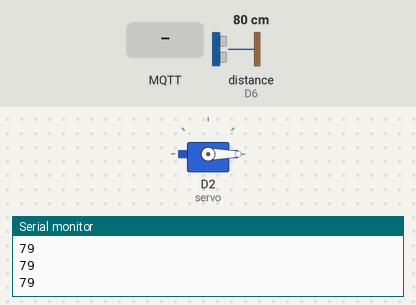
A sketch run on a simulated ESP8266 (NodeMCU). On the bench: servo, the last lines printed to the serial monitor. Wiring (inferred from the names in the program): ultrasonic range finder: trigger D5; echo D6. Inputs (shaded band) come from the test bench; at power-on: distance to the obstacle (sensor on D6) 80 cm. The echo pulse lasts 58.3 µs per cm; WiFi joins after 1.5 s; servers stay silent unless stated; random numbers use the default seed unless the sketch sets one; no MQTT or app messages arrive unless stated.

Above: at 2.7 s.
2.8 s: MQTT message "openForParking" arrives on the first subscribed topic
At 4.0 s:
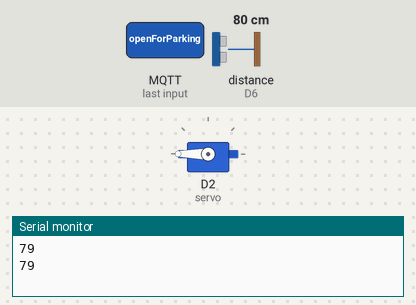
4.5 s: MQTT message "openForLeaving" arrives on the first subscribed topic
At 16.2 s:
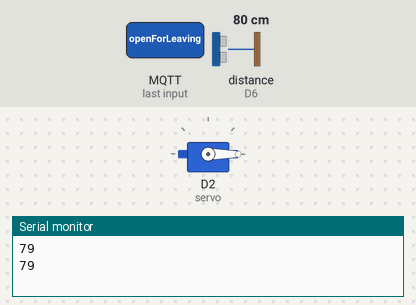
Timing chart, 0 to 16.6 s (numbered marks = the images above; inputs shaded):
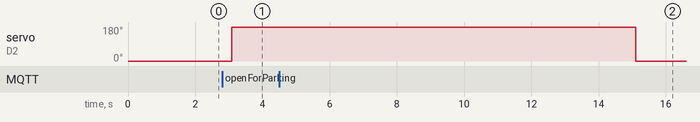

Measured:
- after the input at 2.8 s, servo on D2 (servo): 0° → 180° after 0.28 s
- after the input at 4.5 s, servo on D2 (servo): 180° → 0° after 10.6 s

The sketch:

ACP_IOT.ino
```cpp
#ifdef ESP8266
 #include <ESP8266WiFi.h>  // Pins for board ESP8266 Wemos-NodeMCU
 #else
 #include <WiFi.h>
#endif

#include <PubSubClient.h>
#include <WiFiClientSecure.h>
#include<Servo.h>

//MQTT_VERSION = 5
#define MQTT_VERSION 5

//---- WiFi settings
const char* ssid = "WIFI_NAME";
const char* password = "WIFI_PASSWORD";

//---- MQTT Broker settings
const char* mqtt_server = "MY_MQTT_CLOUD_SERVER"; // replace with your broker url
const char* mqtt_username = "NAME";
const char* mqtt_password = "PASS";
const int mqtt_port =8883;

String SPACE_ID = "6230e4050551177b1192d7cd";


unsigned long lastMillis = 0;
//servo variables
Servo servo;

const int trigPin = D5;
const int echoPin = D6;
long duration;
int distanceCm;

bool barrierIsOpened = false;

bool carJustParked = false;
bool carJustLeft = false;

WiFiClientSecure espClient;   // for no secure connection use WiFiClient instead of WiFiClientSecure
//WiFiClient espClient;
PubSubClient client(espClient);


//==========================================
void setup_wifi() {
  delay(10);
  Serial.print("\nConnecting to ");
  Serial.println(ssid);

  WiFi.mode(WIFI_STA);
  WiFi.begin(ssid, password);

  while (WiFi.status() != WL_CONNECTED) {
    delay(500);
    Serial.print(".");
  }
  randomSeed(micros());
  Serial.println("\nWiFi connected\nIP address: ");
  Serial.println(WiFi.localIP());
}


//=====================================
void reconnect() {
  // Loop until we're reconnected
  while (!client.connected()) {
    Serial.print("Attempting MQTT connection...");
    String clientId = "ESP8266Client-";   // Create a random client ID
    clientId += String(random(0xffff), HEX);
    // Attempt to connect
    if (client.connect(clientId.c_str(), mqtt_username, mqtt_password)) {
      Serial.println("connected");

      String requestTopic = "request/openbarrier/" + SPACE_ID;
      client.subscribe(requestTopic.c_str());
    } else {
      Serial.print("failed, rc=");
      Serial.print(client.state());
      Serial.println(" try again in 5 seconds");   // Wait 5 seconds before retrying
      delay(5000);
    }
  }
}

//================================================ setup
//================================================
void setup() {
  Serial.begin(115200);
  while (!Serial) delay(1);
  setup_wifi();
//  pinMode(BUILTIN_LED, OUTPUT);     // Initialize the BUILTIN_LED pin as an output
servo.attach(4);
 servo.write(0);

 pinMode(trigPin, OUTPUT);
 pinMode(echoPin, INPUT);

  #ifdef ESP8266
    espClient.setInsecure();
  #else   // for the ESP32
    //espClient.setCACert(root_ca);      // enable this line and the the "certificate" code for secure connection
  #endif

  client.setServer(mqtt_server, mqtt_port);
  client.setCallback(callback);
}


//================================================ loop
//================================================
void loop() {
  sendJSON();
  ultraSonicReader();

  if(carJustLeft && distanceCm > 20) {
    //close barrier
    delay(10000);
    servo.write(0);
    barrierIsOpened = false;
    carJustLeft = false;
    delay(1000);
  }

  while(distanceCm <= 20) { //trigger when driver leaves to close the barrier.
    ultraSonicReader();

  if(carJustParked) {
    //close barrier
    delay(10000);
    servo.write(0);
    barrierIsOpened = false;
    carJustParked = false;
    delay(1000);
  }


    delay(100);
    sendJSON();
    if(!carJustParked && !carJustLeft && distanceCm > 20) {
      delay(2000);
      servo.write(0);
      barrierIsOpened = false;
      delay(1000);
    }
  }
}

void ultraSonicReader () {
  // Clears the trigPin
  digitalWrite(trigPin, LOW);
  delayMicroseconds(2);
  // Sets the trigPin on HIGH state for 10 micro seconds
  digitalWrite(trigPin, HIGH);
  delayMicroseconds(10);
  digitalWrite(trigPin, LOW);

  duration = pulseIn(echoPin, HIGH);
  distanceCm = duration * 0.034 / 2;
  Serial.println(distanceCm);
  delay(500);
}

void sendJSON() {
  if (!client.connected()) reconnect();
  client.loop();
  String JSON = "{\"_id\": \"" + SPACE_ID + "\", \"barrierIsOpened\": "+ (barrierIsOpened? "true" : "false") +", \"vacant\": " + (distanceCm > 20 ? "true" : "false") + " }";

  if(millis() - lastMillis > 5000) {
    lastMillis = millis();
    String topicSend = "parking/space/" + SPACE_ID;
    client.publish(topicSend.c_str(), JSON.c_str());
  }
}

//=======================================
// This void is called every time we have a message from the broker

void callback(char* topic, byte* payload, unsigned int length) {
  String incommingMessage = "";
  for (int i = 0; i < length; i++) incommingMessage+=(char)payload[i];

  Serial.println("Message arrived ["+String(topic)+"]"+incommingMessage);

  if(incommingMessage == "openForParking") {
    servo.write(180);
    barrierIsOpened = true;
    carJustParked = true;
    carJustLeft = false;
    String responseTopic = "response/openbarrier/"+SPACE_ID;
    client.publish(responseTopic.c_str(), "{\"msg\": \"opend successfuly\"}");
  } else if (incommingMessage == "openForLeaving") {
    servo.write(180);
    barrierIsOpened = true;
    carJustLeft = true;
    carJustParked = false;
    String responseTopic = "response/openbarrier/"+SPACE_ID;
    client.publish(responseTopic.c_str(), "{\"msg\": \"opend successfuly\"}");
  }
}
```
